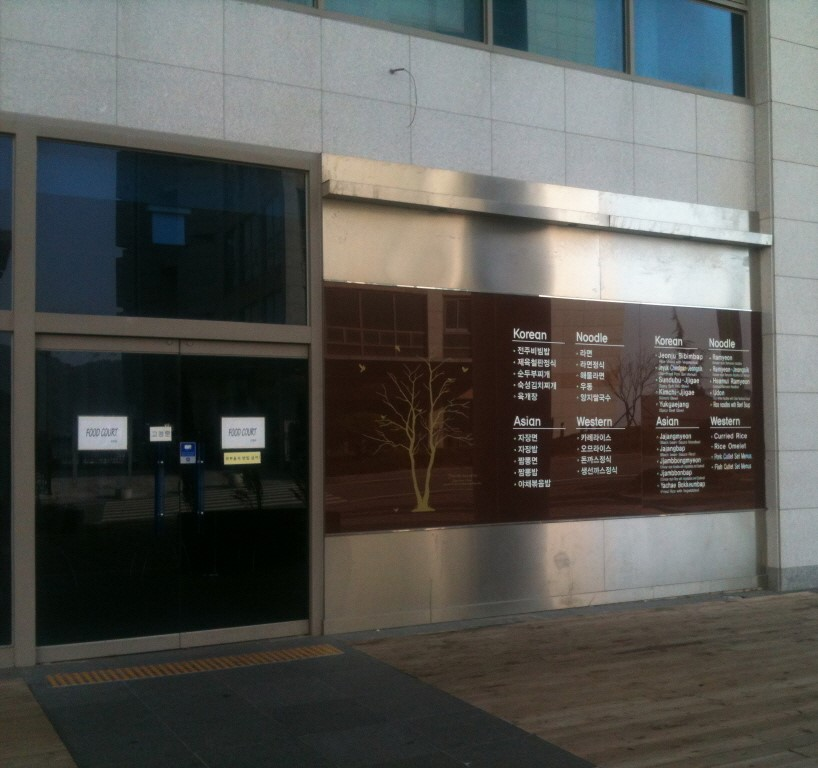
#> input picture homework/HW4/dsu1.jpg, 818 x 768 px
$ jupyter execute hw4.ipynb
#> lines starting #> are read from the running program, lines starting #| are printed output that depends on the picture
[cell 1]
import cv2
import numpy as np
from matplotlib import pyplot as plt

[cell 2]
img = cv2.imread('dsu1.jpg')
#> img is the input picture: shape (768, 818, 3); mean B, G, R 82.5, 86, 85.6
rows,cols,ch = img.shape
#> rows = 768; cols = 818; ch = 3
pts1 = np.float32([[493,300],[757,320],[493,519],[760,504]])
pts2 = np.float32([[0,0],[1200,0],[0,700],[1200,700]])
M = cv2.getPerspectiveTransform(pts1,pts2)
dst = cv2.warpPerspective(img,M,(1200,700))
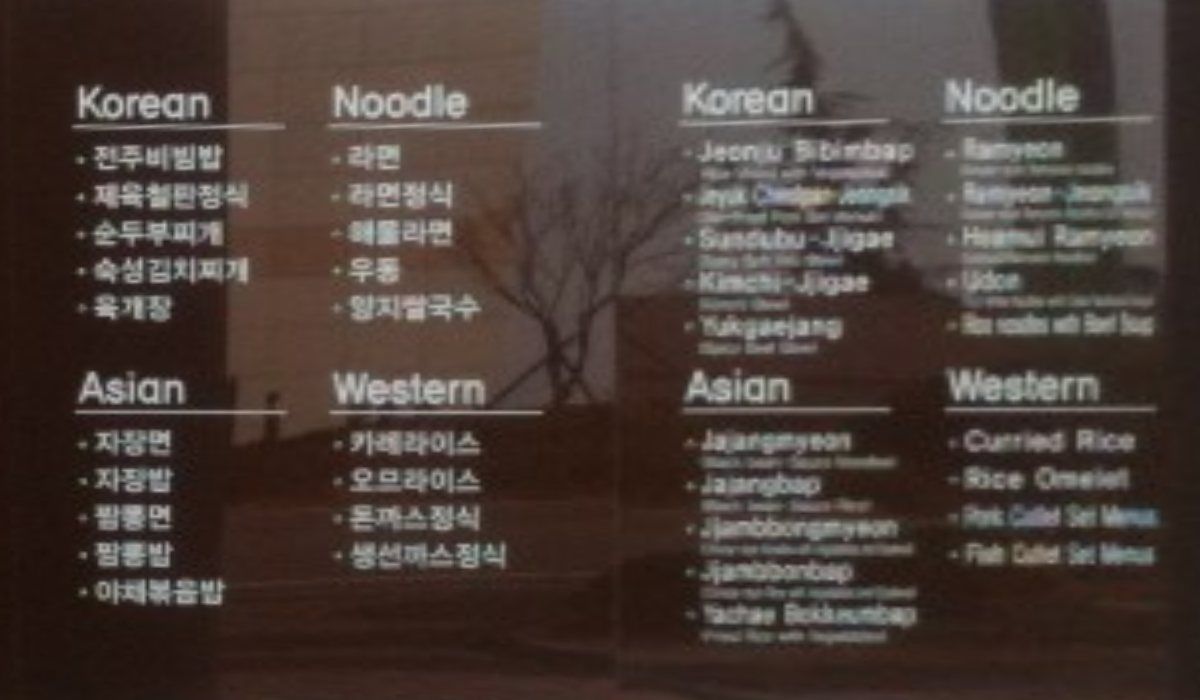
#> dst: shape (700, 1200, 3); mean B, G, R 57.8, 63.2, 75.5
plt.figure(figsize=(20,20), facecolor='white')
plt.subplot(121),plt.imshow(img),plt.title('Input')
plt.subplot(122),plt.imshow(dst),plt.title('Output')
plt.show()
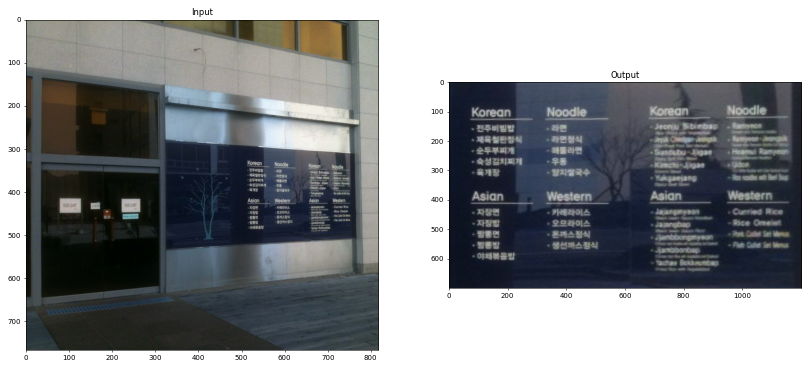
#> figure drawn by matplotlib, 2 panels; B, G, R data is drawn as R, G, B

$ run again, with homework/HW4/dsu4.jpg copied over homework/HW4/dsu1.jpg
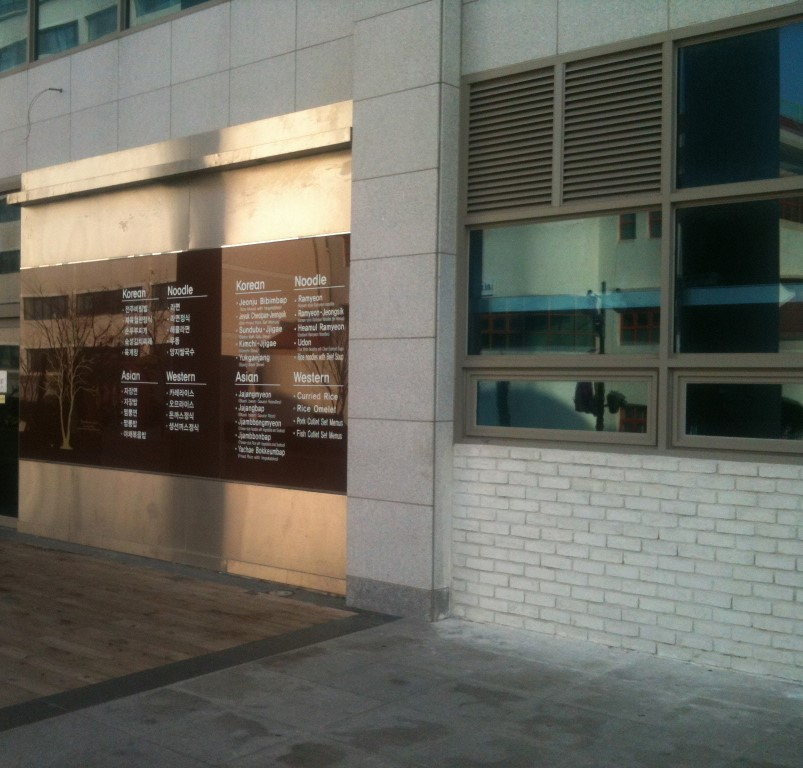
#> input picture homework/HW4/dsu4.jpg, 803 x 768 px
#> img is the input picture: shape (768, 803, 3); mean B, G, R 94.4, 103.4, 104.1
#> `dst = cv2.warpPerspective(img,M,(1200,700))`:
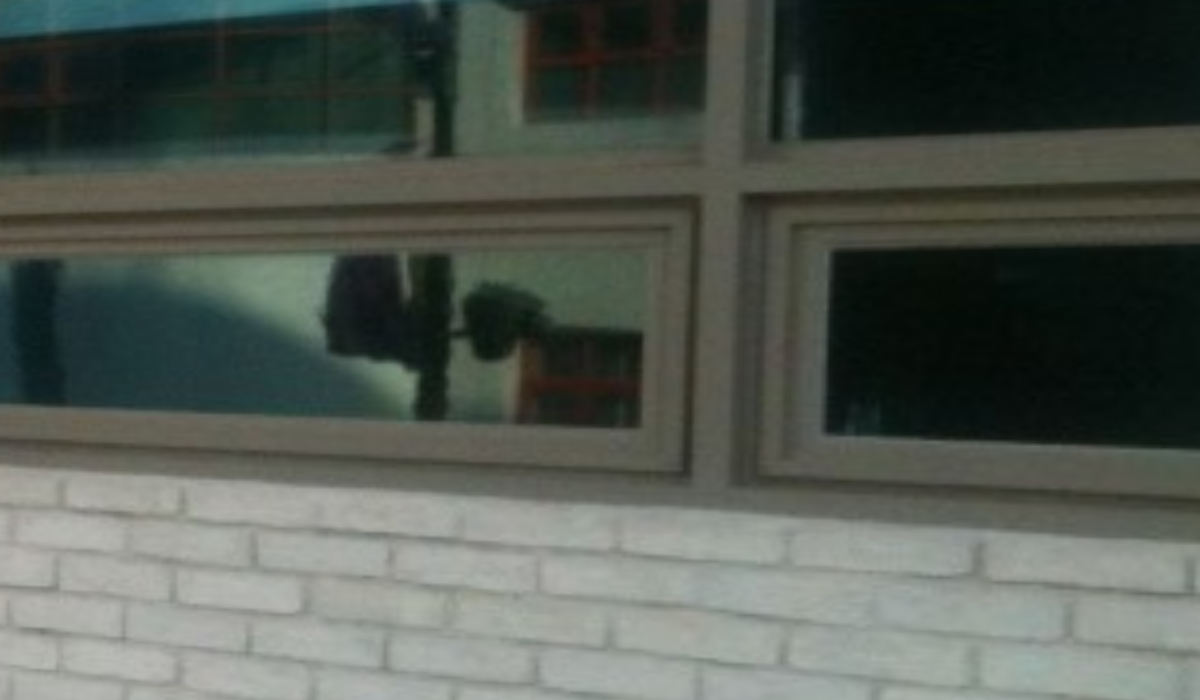
#> dst: shape (700, 1200, 3); mean B, G, R 81.7, 89.1, 82.1
#> `plt.show()`:
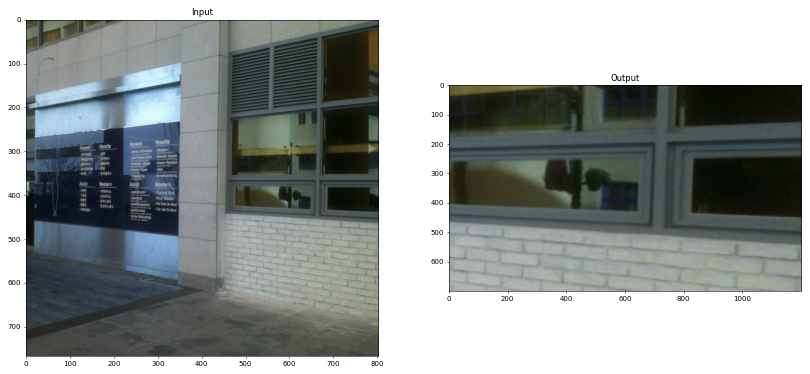
#> figure drawn by matplotlib, 2 panels; B, G, R data is drawn as R, G, B
